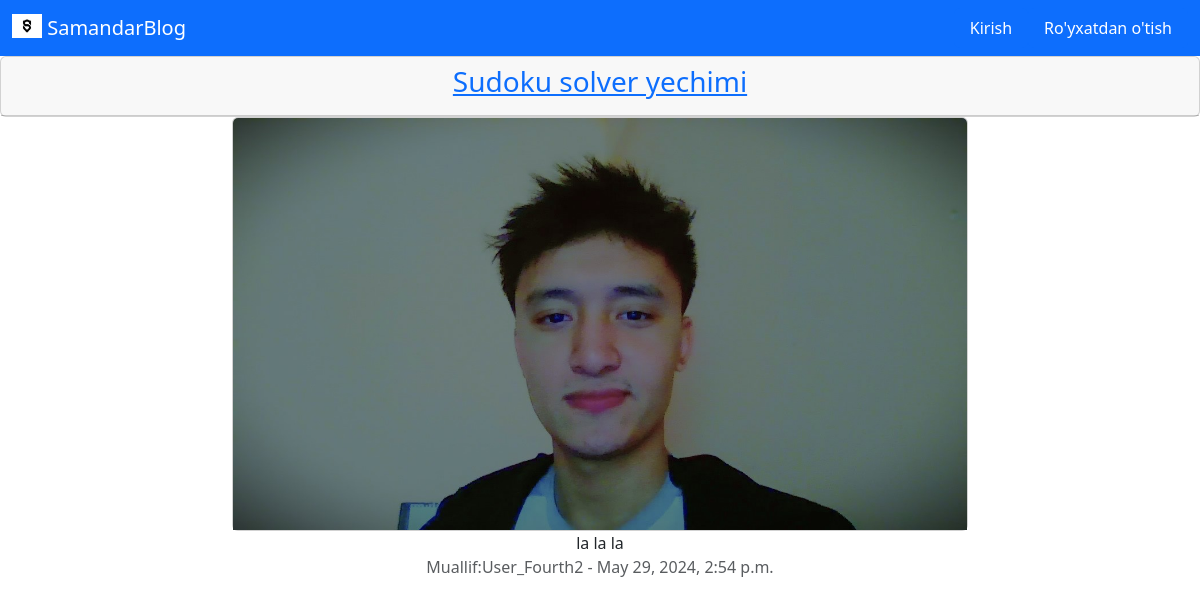
The app's page /articles/ with its own data.
### posts/models.py (models this page shows, shortened)
class Articles(models.Model):
    title=models.CharField(max_length=200)
    summary=models.CharField(max_length=140,blank=True)
    body=RichTextField()
    photo=models.ImageField(upload_to='images/',blank=True)
    author=models.ForeignKey(
        get_user_model(),
        on_delete=models.CASCADE
    )
    date=models.DateTimeField(auto_now_add=True)

### users/models.py (models this page shows)
class CustomUser(AbstractUser):
    age=models.PositiveIntegerField(null=True,blank=True)

### posts/views.py (the view)
# urls.py: path('',ArticleListView.as_view(),name='article_list'),
class ArticleListView(ListView):
    model=Articles
    template_name='article_list.html'

### templates/article_list.html (shortened to what this page needs)
{% extends "base.html" %}
{% block content %}
    {% for article in object_list %}
        <div class="card text-center mx-auto">
            <div class="card-header" >
                <a href="{% url "article_detail" article.pk %}"><h3>{{article.title}}</h3></a>
            </div>
        </div>
        {% if article.photo %}
        <div class="card text-center" style="width: 46rem ; margin: 0 auto;">
            <img src="{{article.photo.url}}" class="card-img-top" alt="{{article.title}}">
        </div>
        {% endif %}
        <div class="card-body text-center">
            <p class="card-text">{{article.summary}}</p>
        </div>
        <div class="card-footer text-center text-muted">
            <span class="text-muted">Muallif:{{article.author|title}} - {{article.date}}</span>
        </div>
    {% endfor %}
{% endblock content %}

### records on screen
Articles: title "Sudoku solver yechimi", photo (picture), summary "la la la", author "User_Fourth2", date "May 29, 2024, 2:54 p.m."
